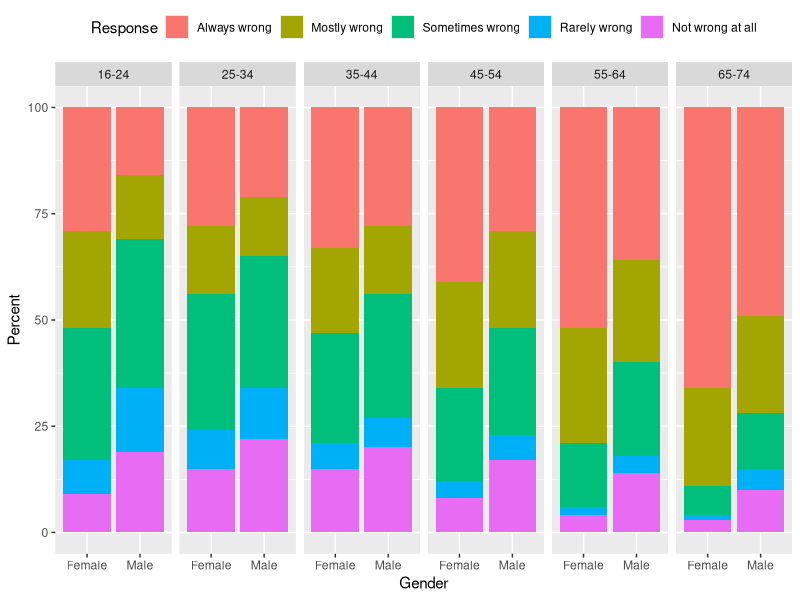
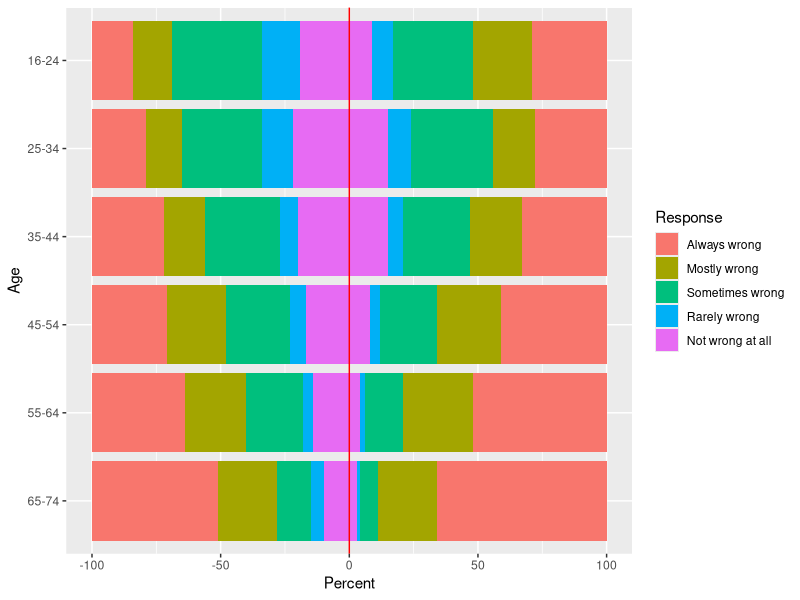

These figures' R source, in order:
## ---- chunk 1
knitr::opts_chunk$set(echo = FALSE, warning=FALSE, message=FALSE)

library(tidyverse)
library(lubridate)
## ---- chunk 2
data <- tribble(
    ~Gender, ~Age, ~`Always wrong`, ~`Mostly wrong`, ~`Sometimes wrong`, ~`Rarely wrong`, ~`Not wrong at all`,
    'Male',   '16-24',  16, 15, 35, 15, 19,
    'Female', '16-24',  29, 23, 31, 8, 9,
    'Male',   '25-34',  21, 14, 31, 12, 22,
    'Female', '25-34',  28, 16, 32, 9, 15,
    'Male',   '35-44',  28, 16, 29, 7, 20,
    'Female', '35-44',  33, 20, 26, 6, 15,
    'Male',   '45-54',  29, 23, 25, 6, 17,
    'Female', '45-54',  41, 25, 22, 4, 8,
    'Male',   '55-64', 36, 24, 22, 4, 14,
    'Female', '55-64', 52, 27, 15, 2, 4,
    'Male',   '65-74', 49, 23, 13, 5, 10,
    'Female', '65-74', 66, 23, 7, 1, 3) %>%
    pivot_longer(3:7, names_to = 'Response', values_to='Percent') %>%
    mutate(Response = factor(Response),
           Response = fct_inorder(Response),
           Age      = factor(Age),
           Age      = fct_inorder(Age),
           Age      = fct_rev(Age))

data %>%
    mutate(Age = fct_rev(Age)) %>%
    ggplot(aes(x=Gender, y=Percent, fill=Response)) +
    geom_col() +
    facet_grid(.~Age) +
    # scale_fill_gradient(low='red', high='green') +
    theme(legend.position = 'top')


data %>%
    mutate(Percent = ifelse(Gender=='Male', -Percent, Percent)) %>%
    ggplot(., aes(x=Age, y=Percent, fill=Response)) +
    geom_col( ) +
    geom_hline(yintercept=0, color='red') +
    # scale_fill_discrete( low='green', high='red') +
    coord_flip()
